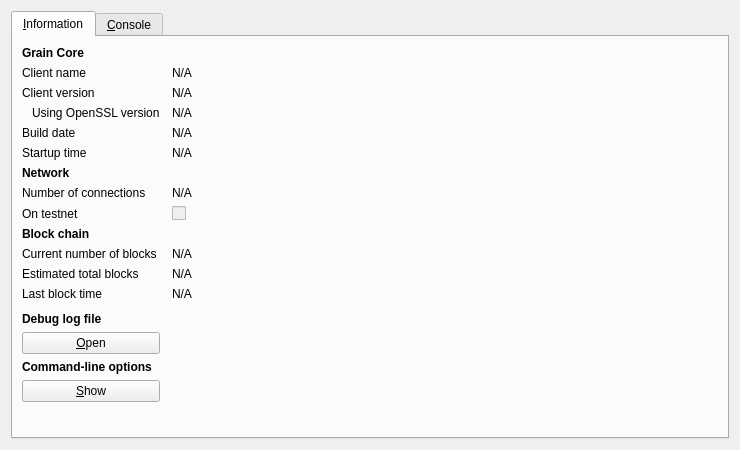
<?xml version="1.0" encoding="UTF-8"?>
<ui version="4.0">
 <class>RPCConsole</class>
 <widget class="QDialog" name="RPCConsole">
  <property name="geometry">
   <rect>
    <x>0</x>
    <y>0</y>
    <width>740</width>
    <height>450</height>
   </rect>
  </property>
  <property name="windowTitle">
   <string>Grain - Debug window</string>
  </property>
  <layout class="QVBoxLayout" name="verticalLayout_2">
   <item>
    <widget class="QTabWidget" name="tabWidget">
     <property name="currentIndex">
      <number>0</number>
     </property>
     <widget class="QWidget" name="tab_info">
      <attribute name="title">
       <string>&amp;Information</string>
      </attribute>
      <layout class="QGridLayout" name="gridLayout" columnstretch="0,1">
       <property name="horizontalSpacing">
        <number>12</number>
       </property>
       <item row="0" column="0">
        <widget class="QLabel" name="label_9">
         <property name="font">
          <font>
           <weight>75</weight>
           <bold>true</bold>
          </font>
         </property>
         <property name="text">
          <string>Grain Core</string>
         </property>
        </widget>
       </item>
       <item row="1" column="0">
        <widget class="QLabel" name="label_5">
         <property name="text">
          <string>Client name</string>
         </property>
        </widget>
       </item>
       <item row="1" column="1">
        <widget class="QLabel" name="clientName">
         <property name="cursor">
          <cursorShape>IBeamCursor</cursorShape>
         </property>
         <property name="text">
          <string>N/A</string>
         </property>
         <property name="textFormat">
          <enum>Qt::PlainText</enum>
         </property>
         <property name="textInteractionFlags">
          <set>Qt::LinksAccessibleByMouse|Qt::TextSelectableByKeyboard|Qt::TextSelectableByMouse</set>
         </property>
        </widget>
       </item>
       <item row="2" column="0">
        <widget class="QLabel" name="label_6">
         <property name="text">
          <string>Client version</string>
         </property>
        </widget>
       </item>
       <item row="2" column="1">
        <widget class="QLabel" name="clientVersion">
         <property name="cursor">
          <cursorShape>IBeamCursor</cursorShape>
         </property>
         <property name="text">
          <string>N/A</string>
         </property>
         <property name="textFormat">
          <enum>Qt::PlainText</enum>
         </property>
         <property name="textInteractionFlags">
          <set>Qt::LinksAccessibleByMouse|Qt::TextSelectableByKeyboard|Qt::TextSelectableByMouse</set>
         </property>
        </widget>
       </item>
       <item row="3" column="0">
        <widget class="QLabel" name="label_14">
         <property name="text">
          <string>Using OpenSSL version</string>
         </property>
         <property name="indent">
          <number>10</number>
         </property>
        </widget>
       </item>
       <item row="3" column="1">
        <widget class="QLabel" name="openSSLVersion">
         <property name="cursor">
          <cursorShape>IBeamCursor</cursorShape>
         </property>
         <property name="text">
          <string>N/A</string>
         </property>
         <property name="textFormat">
          <enum>Qt::PlainText</enum>
         </property>
         <property name="textInteractionFlags">
          <set>Qt::LinksAccessibleByMouse|Qt::TextSelectableByKeyboard|Qt::TextSelectableByMouse</set>
         </property>
        </widget>
       </item>
       <item row="4" column="0">
        <widget class="QLabel" name="label_12">
         <property name="text">
          <string>Build date</string>
         </property>
        </widget>
       </item>
       <item row="4" column="1">
        <widget class="QLabel" name="buildDate">
         <property name="cursor">
          <cursorShape>IBeamCursor</cursorShape>
         </property>
         <property name="text">
          <string>N/A</string>
         </property>
         <property name="textFormat">
          <enum>Qt::PlainText</enum>
         </property>
         <property name="textInteractionFlags">
          <set>Qt::LinksAccessibleByMouse|Qt::TextSelectableByKeyboard|Qt::TextSelectableByMouse</set>
         </property>
        </widget>
       </item>
       <item row="5" column="0">
        <widget class="QLabel" name="label_13">
         <property name="text">
          <string>Startup time</string>
         </property>
        </widget>
       </item>
       <item row="5" column="1">
        <widget class="QLabel" name="startupTime">
         <property name="cursor">
          <cursorShape>IBeamCursor</cursorShape>
         </property>
         <property name="text">
          <string>N/A</string>
         </property>
         <property name="textFormat">
          <enum>Qt::PlainText</enum>
         </property>
         <property name="textInteractionFlags">
          <set>Qt::LinksAccessibleByMouse|Qt::TextSelectableByKeyboard|Qt::TextSelectableByMouse</set>
         </property>
        </widget>
       </item>
       <item row="6" column="0">
        <widget class="QLabel" name="label_11">
         <property name="font">
          <font>
           <weight>75</weight>
           <bold>true</bold>
          </font>
         </property>
         <property name="text">
          <string>Network</string>
         </property>
        </widget>
       </item>
       <item row="7" column="0">
        <widget class="QLabel" name="label_7">
         <property name="text">
          <string>Number of connections</string>
         </property>
        </widget>
       </item>
       <item row="7" column="1">
        <widget class="QLabel" name="numberOfConnections">
         <property name="cursor">
          <cursorShape>IBeamCursor</cursorShape>
         </property>
         <property name="text">
          <string>N/A</string>
         </property>
         <property name="textFormat">
          <enum>Qt::PlainText</enum>
         </property>
         <property name="textInteractionFlags">
          <set>Qt::LinksAccessibleByMouse|Qt::TextSelectableByKeyboard|Qt::TextSelectableByMouse</set>
         </property>
        </widget>
       </item>
       <item row="8" column="0">
        <widget class="QLabel" name="label_8">
         <property name="text">
          <string>On testnet</string>
         </property>
        </widget>
       </item>
       <item row="8" column="1">
        <widget class="QCheckBox" name="isTestNet">
         <property name="enabled">
          <bool>false</bool>
         </property>
         <property name="text">
          <string/>
         </property>
        </widget>
       </item>
       <item row="9" column="0">
        <widget class="QLabel" name="label_10">
         <property name="font">
          <font>
           <weight>75</weight>
           <bold>true</bold>
          </font>
         </property>
         <property name="text">
          <string>Block chain</string>
         </property>
        </widget>
       </item>
       <item row="10" column="0">
        <widget class="QLabel" name="label_3">
         <property name="text">
          <string>Current number of blocks</string>
         </property>
        </widget>
       </item>
       <item row="10" column="1">
        <widget class="QLabel" name="numberOfBlocks">
         <property name="cursor">
          <cursorShape>IBeamCursor</cursorShape>
         </property>
         <property name="text">
          <string>N/A</string>
         </property>
         <property name="textFormat">
          <enum>Qt::PlainText</enum>
         </property>
         <property name="textInteractionFlags">
          <set>Qt::LinksAccessibleByMouse|Qt::TextSelectableByKeyboard|Qt::TextSelectableByMouse</set>
         </property>
        </widget>
       </item>
       <item row="11" column="0">
        <widget class="QLabel" name="label_4">
         <property name="text">
          <string>Estimated total blocks</string>
         </property>
        </widget>
       </item>
       <item row="11" column="1">
        <widget class="QLabel" name="totalBlocks">
         <property name="cursor">
          <cursorShape>IBeamCursor</cursorShape>
         </property>
         <property name="text">
          <string>N/A</string>
         </property>
         <property name="textFormat">
          <enum>Qt::PlainText</enum>
         </property>
         <property name="textInteractionFlags">
          <set>Qt::LinksAccessibleByMouse|Qt::TextSelectableByKeyboard|Qt::TextSelectableByMouse</set>
         </property>
        </widget>
       </item>
       <item row="12" column="0">
        <widget class="QLabel" name="label_2">
         <property name="text">
          <string>Last block time</string>
         </property>
        </widget>
       </item>
       <item row="12" column="1">
        <widget class="QLabel" name="lastBlockTime">
         <property name="cursor">
          <cursorShape>IBeamCursor</cursorShape>
         </property>
         <property name="text">
          <string>N/A</string>
         </property>
         <property name="textFormat">
          <enum>Qt::PlainText</enum>
         </property>
         <property name="textInteractionFlags">
          <set>Qt::LinksAccessibleByMouse|Qt::TextSelectableByKeyboard|Qt::TextSelectableByMouse</set>
         </property>
        </widget>
       </item>
       <item row="13" column="0">
        <spacer name="verticalSpacer_2">
         <property name="orientation">
          <enum>Qt::Vertical</enum>
         </property>
         <property name="sizeHint" stdset="0">
          <size>
           <width>20</width>
           <height>20</height>
          </size>
         </property>
        </spacer>
       </item>
       <item row="14" column="0">
        <widget class="QLabel" name="labelDebugLogfile">
         <property name="font">
          <font>
           <weight>75</weight>
           <bold>true</bold>
          </font>
         </property>
         <property name="text">
          <string>Debug log file</string>
         </property>
        </widget>
       </item>
       <item row="15" column="0">
        <widget class="QPushButton" name="openDebugLogfileButton">
         <property name="toolTip">
          <string>Open the Grain debug log file from the current data directory. This can take a few seconds for large log files.</string>
         </property>
         <property name="text">
          <string>&amp;Open</string>
         </property>
         <property name="autoDefault">
          <bool>false</bool>
         </property>
        </widget>
       </item>
       <item row="16" column="0">
        <widget class="QLabel" name="labelCLOptions">
         <property name="font">
          <font>
           <weight>75</weight>
           <bold>true</bold>
          </font>
         </property>
         <property name="text">
          <string>Command-line options</string>
         </property>
        </widget>
       </item>
       <item row="17" column="0">
        <widget class="QPushButton" name="showCLOptionsButton">
         <property name="toolTip">
          <string>Show the Grain-Qt help message to get a list with possible Grain command-line options.</string>
         </property>
         <property name="text">
          <string>&amp;Show</string>
         </property>
         <property name="autoDefault">
          <bool>false</bool>
         </property>
        </widget>
       </item>
       <item row="18" column="0">
        <spacer name="verticalSpacer">
         <property name="orientation">
          <enum>Qt::Vertical</enum>
         </property>
         <property name="sizeHint" stdset="0">
          <size>
           <width>20</width>
           <height>40</height>
          </size>
         </property>
        </spacer>
       </item>
      </layout>
     </widget>
     <widget class="QWidget" name="tab_console">
      <attribute name="title">
       <string>&amp;Console</string>
      </attribute>
      <layout class="QVBoxLayout" name="verticalLayout_3">
       <property name="spacing">
        <number>3</number>
       </property>
       <item>
        <widget class="QTextEdit" name="messagesWidget">
         <property name="minimumSize">
          <size>
           <width>0</width>
           <height>100</height>
          </size>
         </property>
         <property name="readOnly">
          <bool>true</bool>
         </property>
         <property name="tabKeyNavigation" stdset="0">
          <bool>false</bool>
         </property>
         <property name="columnCount" stdset="0">
          <number>2</number>
         </property>
        </widget>
       </item>
       <item>
        <layout class="QHBoxLayout" name="horizontalLayout">
         <property name="spacing">
          <number>3</number>
         </property>
         <item>
          <widget class="QLabel" name="label">
           <property name="text">
            <string notr="true">&gt;</string>
           </property>
          </widget>
         </item>
         <item>
          <widget class="QLineEdit" name="lineEdit"/>
         </item>
         <item>
          <widget class="QPushButton" name="clearButton">
           <property name="maximumSize">
            <size>
             <width>24</width>
             <height>24</height>
            </size>
           </property>
           <property name="toolTip">
            <string>Clear console</string>
           </property>
           <property name="text">
            <string/>
           </property>
           <property name="icon">
            <iconset resource="../bitcoin.qrc">
             <normaloff>:/icons/remove</normaloff>:/icons/remove</iconset>
           </property>
           <property name="shortcut">
            <string notr="true">Ctrl+L</string>
           </property>
           <property name="autoDefault">
            <bool>false</bool>
           </property>
          </widget>
         </item>
        </layout>
       </item>
      </layout>
     </widget>
    </widget>
   </item>
  </layout>
 </widget>
 <resources>
  <include location="../bitcoin.qrc"/>
 </resources>
 <connections/>
</ui>
